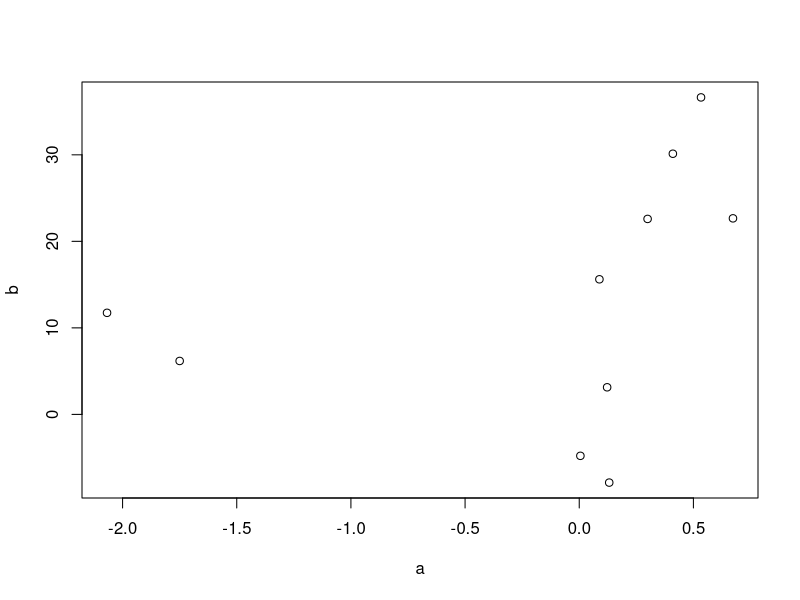

The R script that drew this image:
## ---- chunk 1
a = rnorm(10, 0, 1)
b = rnorm(10, 10,14)

plot(a,b)
